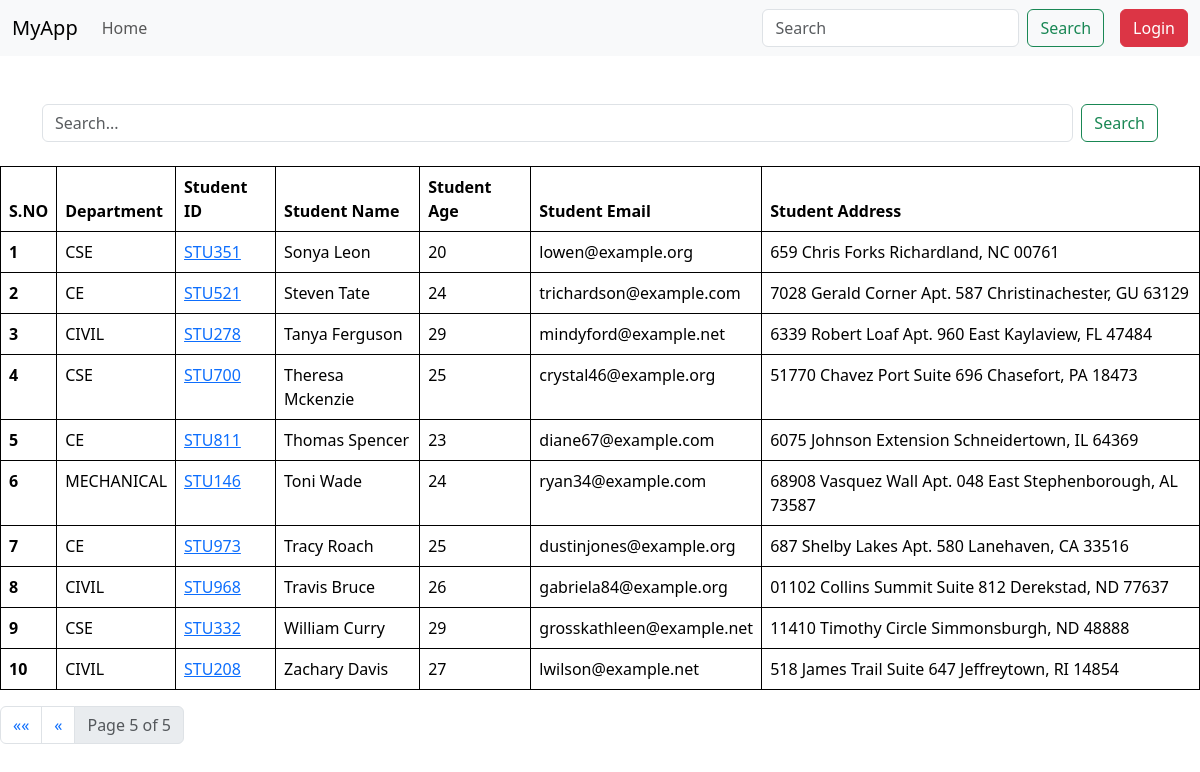
Screenshot of /student/?page=5&search= with the database file from the repository.
### vege/models.py (models this page shows, shortened)
class Student(models.Model):
    department=models.ForeignKey(Department,related_name='depart',on_delete=models.CASCADE)
    student_id= models.OneToOneField(StudentId, related_name='student', on_delete=models.CASCADE)
    student_name=models.CharField( max_length=100)
    student_age=models.IntegerField( default=18)
    student_email=models.EmailField( unique=True)
    student_address=models.TextField( )
    is_deleted=models.BooleanField(default=False)
    objects=StudentManager()
    admin_objects=models.Manager()
    class Meta:
        ordering=['student_name']
        verbose_name="student"

class Department(models.Model):
    department=models.CharField( max_length=100)
    def __str__(self)->str:
        return self.department
    class Meta:
        ordering=['department']

class StudentId(models.Model):
    student_id=models.CharField( max_length=100)
    def __str__(self)->str:
        return self.student_id

### vege/views.py (the view, shortened to what this page needs)
# urls.py: path('student/',get_student,name='get_student'),
def get_student(request):
    queryset=Student.objects.all()
    paginator = Paginator(queryset, 10)
    page_number = request.GET.get("page",1)
    page_obj = paginator.get_page(page_number)
    return render(request, 'student.html',{'page_obj':page_obj})

### vege/models.py (called while the page is built)
    def get_queryset(self) :
        return super().get_queryset().filter(is_deleted=False)

### vege/templates/student.html (shortened to what this page needs)
{% extends "base.html" %}
{% block start %}
<div class="container mt-5 mb-4">
    <form class="d-flex">
        <input class="form-control me-2" type="search" name="search" placeholder="Search..." aria-label="Search">
        <button class="btn btn-outline-success" type="submit">Search</button>
    </form>
</div>
<table class="table p-4">
    <thead>
      <tr>
        <th scope="col">S.NO</th>
        <th scope="col">Department</th>
        <th scope="col">Student ID</th>
        <th scope="col">Student Name</th>
        <th scope="col">Student Age</th>
        <th scope="col">Student Email</th>
        <th scope="col">Student Address</th>
      </tr>
    </thead>
    <tbody>
      {% for student in page_obj %}
      <tr>
        <th scope="row">{{ forloop.counter }}</th>
        <td>{{ student.department }}</td>
        <td>
            <a href="{% url 'marks' student.student_id %}">{{ student.student_id }}</a>
        </td>
        <td>{{ student.student_name }}</td>
        <td>{{ student.student_age }}</td>
        <td>{{ student.student_email }}</td>
        <td>{{ student.student_address }}</td>
      </tr>
      {% endfor %}
    </tbody>
</table>
<div class="pagination">
    <nav aria-label="Page navigation">
        <ul class="pagination">
            {% if page_obj.has_previous %}
                <li class="page-item">
                    <a class="page-link" href="?page=1&search={{ request.GET.search }}" aria-label="First">
                        <span aria-hidden="true">&laquo;&laquo;</span>
                    </a>
                </li>
                <li class="page-item">
                    <a class="page-link" href="?page={{ page_obj.previous_page_number }}&search={{ request.GET.search }}" aria-label="Previous">
                        <span aria-hidden="true">&laquo;</span>
                    </a>
                </li>
            {% endif %}
            <li class="page-item disabled">
                <span class="page-link">Page {{ page_obj.number }} of {{ page_obj.paginator.num_pages }}</span>
            </li>
        </ul>
    </nav>
</div>
{% endblock %}

### home/templates/base.html (style rules this page uses)
table, th, td { border: 1px solid black; border-collapse: collapse; }

### rows the page displays
Student: department "CSE", student_id "STU351", student_name "Sonya Leon", student_age "20", student_email "lowen@example.org", student_address "659 Chris Forks Richardland, NC 00761"
Student: department "CE", student_id "STU521", student_name "Steven Tate", student_age "24", student_email "trichardson@example.com", student_address "7028 Gerald Corner Apt. 587 Christinachester, GU 63129"
Student: department "CIVIL", student_id "STU278", student_name "Tanya Ferguson", student_age "29", student_email "mindyford@example.net", student_address "6339 Robert Loaf Apt. 960 East Kaylaview, FL 47484"
Student: department "CSE", student_id "STU700", student_name "Theresa Mckenzie", student_age "25", student_email "crystal46@example.org", student_address "51770 Chavez Port Suite 696 Chasefort, PA 18473"
Student: department "CE", student_id "STU811", student_name "Thomas Spencer", student_age "23", student_email "diane67@example.com", student_address "6075 Johnson Extension Schneidertown, IL 64369"
Student: department "MECHANICAL", student_id "STU146", student_name "Toni Wade", student_age "24", student_email "ryan34@example.com", student_address "68908 Vasquez Wall Apt. 048 East Stephenborough, AL 73587"
Student: department "CE", student_id "STU973", student_name "Tracy Roach", student_age "25", student_email "dustinjones@example.org", student_address "687 Shelby Lakes Apt. 580 Lanehaven, CA 33516"
Student: department "CIVIL", student_id "STU968", student_name "Travis Bruce", student_age "26", student_email "gabriela84@example.org", student_address "01102 Collins Summit Suite 812 Derekstad, ND 77637"
Student: department "CSE", student_id "STU332", student_name "William Curry", student_age "29", student_email "grosskathleen@example.net", student_address "11410 Timothy Circle Simmonsburgh, ND 48888"
Student: department "CIVIL", student_id "STU208", student_name "Zachary Davis", student_age "27", student_email "lwilson@example.net", student_address "518 James Trail Suite 647 Jeffreytown, RI 14854"

### other values shown
{{ page_obj.number }} "5"
{{ page_obj.paginator.num_pages }} "5"
